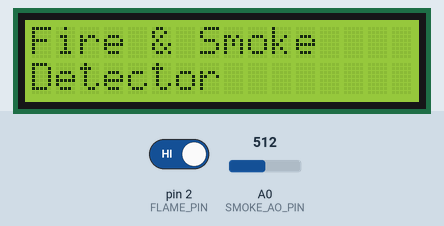
This sketch was run on a simulated Arduino Uno, built with avr-gcc and run on an emulated ATmega328P. Parts: 16×2 character LCD. Inputs (shaded band) come from the test bench; at power-on: pin 2 (FLAME_PIN) HIGH, A0 (SMOKE_AO_PIN) = 512. What the sketch prints to the serial monitor is not drawn.

Above: at 0.2 s.
At 2.2 s:
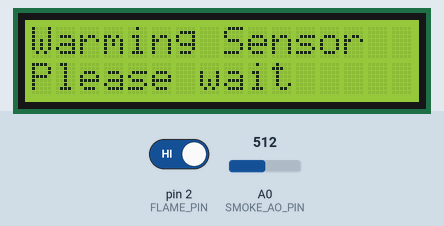
At 32.3 s:
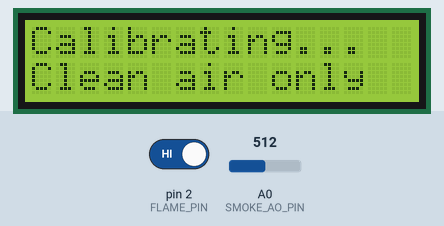
At 42.3 s:
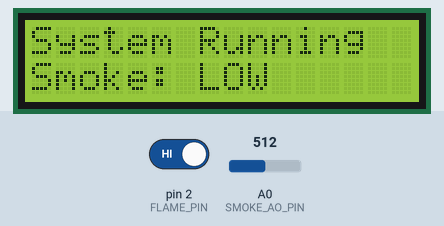
At 44.4 s:
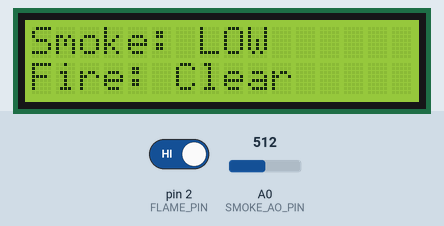

Measured:
- what the display in image 1 shows lasts 30.0 s, from 2.2 s to 32.2 s
- what the display in image 2 shows lasts 10.0 s, from 32.2 s to 42.2 s
- what the display in image 3 shows lasts 2.1 s, from 42.2 s to 44.3 s

The sketch:

Arduino-Fire-Detection-System.ino
```cpp
#include <Wire.h>
#include <LiquidCrystal_I2C.h>

LiquidCrystal_I2C lcd(0x27, 16, 2);

// Pins
const byte FLAME_PIN = 2;
const byte SMOKE_AO_PIN = A0;
const byte BUZZER_PIN = 8;

// Flame sensor logic
const bool FLAME_ACTIVE_LOW = true;

// Timing
const unsigned long FLAME_CONFIRM_MS = 500;
const unsigned long SENSOR_WARMUP_MS = 30000;
const unsigned long CALIBRATION_TIME_MS = 10000;
const unsigned long DISPLAY_INTERVAL_MS = 500;
const unsigned long SERIAL_INTERVAL_MS = 500;

// Smoke increase required above clean-air baseline
// Adjust these if needed.
const int SMOKE_MEDIUM_INCREASE = 80;
const int SMOKE_HIGH_INCREASE = 200;

// Flame state
bool fireDetected = false;
bool fireTiming = false;
unsigned long fireStartTime = 0;

// Smoke values
int cleanAirBaseline = 0;
int smokeValue = 0;
int mediumThreshold = 0;
int highThreshold = 0;

enum SmokeLevel {
  SMOKE_LOW,
  SMOKE_MEDIUM,
  SMOKE_HIGH
};

SmokeLevel currentSmokeLevel = SMOKE_LOW;

// Timers
unsigned long systemStartTime;
unsigned long lastDisplayTime = 0;
unsigned long lastSerialTime = 0;

// LCD cache
String lastLine1 = "";
String lastLine2 = "";


// Read the flame sensor
bool readFireSensor() {
  int value = digitalRead(FLAME_PIN);

  if (FLAME_ACTIVE_LOW) {
    return value == LOW;
  } else {
    return value == HIGH;
  }
}


// Confirm fire detection
void confirmFireDetection(bool rawFire, unsigned long currentTime) {
  if (!rawFire) {
    fireDetected = false;
    fireTiming = false;
    fireStartTime = 0;
    return;
  }

  if (!fireTiming) {
    fireTiming = true;
    fireStartTime = currentTime;
    fireDetected = false;
  }

  if (currentTime - fireStartTime >= FLAME_CONFIRM_MS) {
    fireDetected = true;
  }
}


// Take an average analog reading
int readSmokeValue() {
  const byte samples = 10;
  long total = 0;

  for (byte i = 0; i < samples; i++) {
    total += analogRead(SMOKE_AO_PIN);
    delay(2);
  }

  return total / samples;
}


// Calibrate the sensor in clean air
void calibrateSmokeSensor() {
  long total = 0;
  int minimumValue = 1023;
  int maximumValue = 0;

  unsigned long startTime = millis();

  updateLCD("Calibrating...", "Clean air only");

  Serial.println();
  Serial.println("Smoke sensor calibration started.");
  Serial.println("Keep the sensor in clean air.");
  Serial.println("Do not use smoke during calibration.");

  while (millis() - startTime < CALIBRATION_TIME_MS) {
    int value = analogRead(SMOKE_AO_PIN);

    total += value;

    if (value < minimumValue) {
      minimumValue = value;
    }

    if (value > maximumValue) {
      maximumValue = value;
    }

    delay(100);
  }

  cleanAirBaseline = total / ((CALIBRATION_TIME_MS / 100) + 1);

  mediumThreshold = cleanAirBaseline + SMOKE_MEDIUM_INCREASE;
  highThreshold = cleanAirBaseline + SMOKE_HIGH_INCREASE;

  Serial.print("Clean-air baseline: ");
  Serial.println(cleanAirBaseline);

  Serial.print("Medium threshold: ");
  Serial.println(mediumThreshold);

  Serial.print("High threshold: ");
  Serial.println(highThreshold);
}


// Determine smoke level relative to the baseline
SmokeLevel getSmokeLevel(int value) {
  if (value >= highThreshold) {
    return SMOKE_HIGH;
  }
  else if (value >= mediumThreshold) {
    return SMOKE_MEDIUM;
  }
  else {
    return SMOKE_LOW;
  }
}


// Convert smoke level to text
String smokeLevelText() {
  if (currentSmokeLevel == SMOKE_HIGH) {
    return "HIGH";
  }
  else if (currentSmokeLevel == SMOKE_MEDIUM) {
    return "MEDIUM";
  }
  else {
    return "LOW";
  }
}


// Update the LCD
void updateLCD(String line1, String line2) {
  if (line1 != lastLine1) {
    lcd.setCursor(0, 0);
    lcd.print("                ");
    lcd.setCursor(0, 0);
    lcd.print(line1.substring(0, 16));
    lastLine1 = line1;
  }

  if (line2 != lastLine2) {
    lcd.setCursor(0, 1);
    lcd.print("                ");
    lcd.setCursor(0, 1);
    lcd.print(line2.substring(0, 16));
    lastLine2 = line2;
  }
}


// Update display
void updateDisplay() {
  String line1 = "Smoke: " + smokeLevelText();
  String line2;

  if (fireDetected) {
    line2 = "Fire: DETECTED";
  } else {
    line2 = "Fire: Clear";
  }

  updateLCD(line1, line2);
}


// Control buzzer
void updateBuzzer() {
  if (fireDetected || currentSmokeLevel == SMOKE_HIGH) {
    tone(BUZZER_PIN, 2000);
  }
  else {
    noTone(BUZZER_PIN);
    digitalWrite(BUZZER_PIN, LOW);
  }
}


// Print diagnostic values
void printDiagnostics(bool rawFire) {
  Serial.print("Smoke AO: ");
  Serial.print(smokeValue);

  Serial.print(" | Baseline: ");
  Serial.print(cleanAirBaseline);

  Serial.print(" | Medium threshold: ");
  Serial.print(mediumThreshold);

  Serial.print(" | High threshold: ");
  Serial.print(highThreshold);

  Serial.print(" | Smoke level: ");
  Serial.print(smokeLevelText());

  Serial.print(" | Flame: ");
  Serial.println(fireDetected ? "DETECTED" : "Clear");
}


void setup() {
  Serial.begin(9600);

  pinMode(FLAME_PIN, INPUT_PULLUP);
  pinMode(BUZZER_PIN, OUTPUT);

  noTone(BUZZER_PIN);
  digitalWrite(BUZZER_PIN, LOW);

  lcd.init();
  lcd.backlight();

  updateLCD("Fire & Smoke", "Detector");
  delay(2000);

  systemStartTime = millis();

  // MQ sensor warm-up
  updateLCD("Warming Sensor", "Please wait");
  Serial.println("MQ sensor warming up...");
  delay(SENSOR_WARMUP_MS);

  // Calibrate clean-air baseline
  calibrateSmokeSensor();

  updateLCD("System Running", "Smoke: LOW");
  delay(2000);
}


void loop() {
  unsigned long currentTime = millis();

  bool rawFire = readFireSensor();

  smokeValue = readSmokeValue();
  currentSmokeLevel = getSmokeLevel(smokeValue);

  confirmFireDetection(rawFire, currentTime);

  if (currentTime - lastDisplayTime >= DISPLAY_INTERVAL_MS) {
    lastDisplayTime = currentTime;
    updateDisplay();
  }

  updateBuzzer();

  if (currentTime - lastSerialTime >= SERIAL_INTERVAL_MS) {
    lastSerialTime = currentTime;
    printDiagnostics(rawFire);
  }

  delay(20);
}
```
